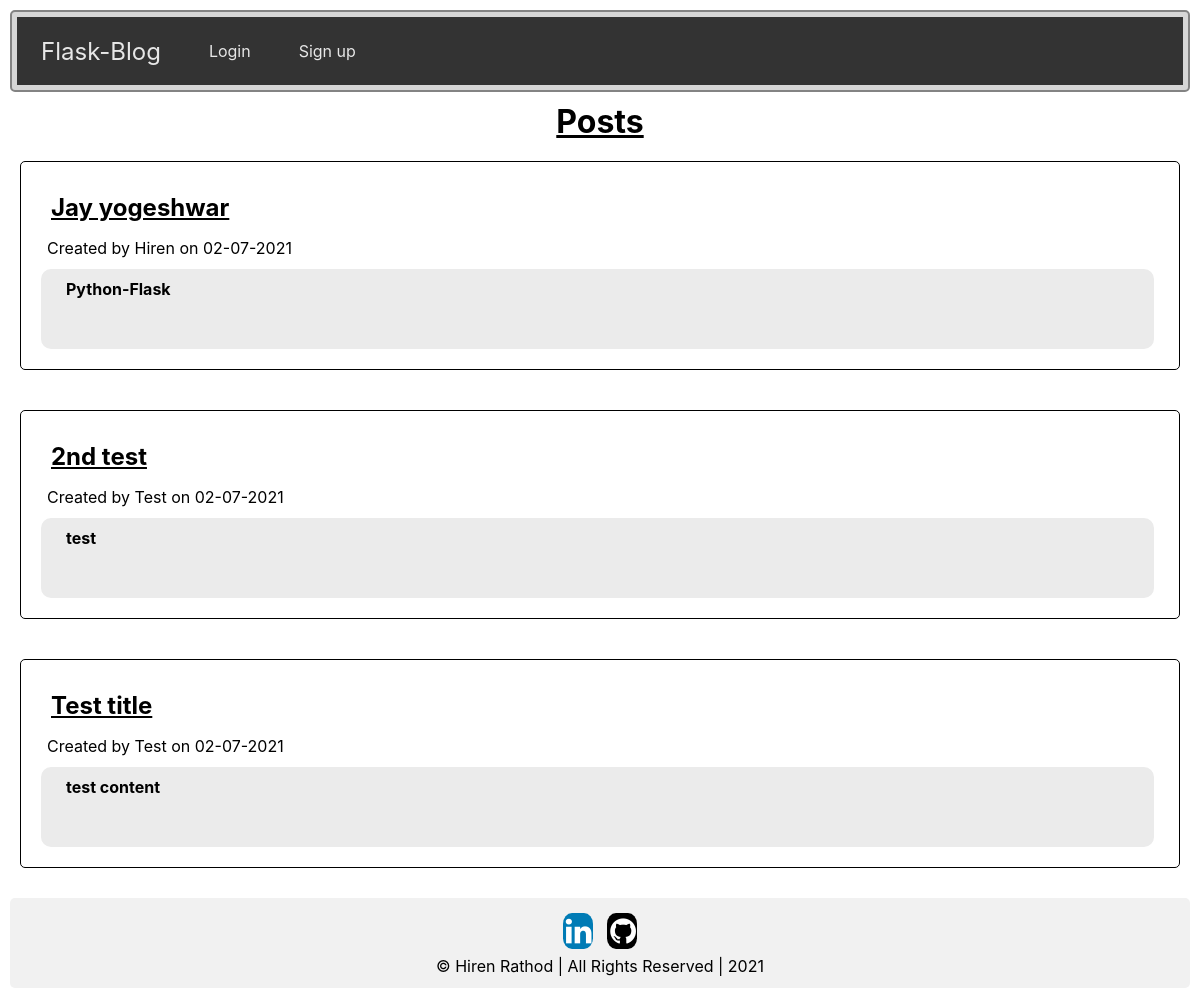
The page / on the database its author committed.
### website/models.py (models this page shows)
class Post(db.Model):
    id = db.Column(db.Integer, primary_key=True)
    title = db.Column(db.String(100), nullable= False)
    content = db.Column(db.String(5000), nullable= False)
    created = db.Column(db.DateTime, default=datetime.now(), nullable=False)
    user_id = db.Column(db.Integer, db.ForeignKey('user.id'), nullable= False)

class User(db.Model,UserMixin) :
    id = db.Column(db.Integer, primary_key= True)
    name = db.Column(db.String(150), nullable= False)
    email = db.Column(db.String(150), unique= True, nullable= False)
    password = db.Column(db.String(150), nullable= False)
    posts = db.relationship('Post', backref= 'author',lazy= 'dynamic')

### website/views.py (the view)
@views.route('/')
def home():
    posts = Post.query.order_by(Post.id.desc()).all()
    return render_template('home.html',posts = posts,user=current_user)

### website/templates/home.html (shortened to what this page needs)
{% extends "base.html" %}
{% block header %}
<h1 style="text-align: center;">{% block title %}Posts{% endblock %}</h1>
{% endblock %}
{% block content %}
{% for post in posts %}
<div class="row">
  <div class="leftcolumn">
    <div class="card">
      <h2>{{ post.title.capitalize() }}</h2>
      <p>Created by {{ post.author.name.capitalize() }} on {{ post.created.strftime('%d-%m-%Y') }}</p>
      <h4>{{ post.content}}</h4>
    </div>
  </div>
  </div><br>
{% endfor %}
<div class="footer">
  <a href="https://in.linkedin.com/in/hiren-rathod-1b20991b6" class="fa fa-linkedin" target="blank"></a>
  <a href="https://github.com/hiren054" class="fa fa-github" target="blank"></a>
  <p>&copy Hiren Rathod | All Rights Reserved | 2021</p>
</div>
{% endblock %}

### website/templates/base.html (shortened to what this page needs)
<!DOCTYPE html>
<html lang="en">
<head>
  <link rel="stylesheet" href="https://cdnjs.cloudflare.com/ajax/libs/font-awesome/4.7.0/css/font-awesome.min.css">
  <link type="text/css" rel="stylesheet" href="{{ url_for('static', filename='/style.css') }}">
</head>
<body>
  <div class="sticky">
  <nav class="navbar">
    <a href="/" class="brand">Flask-Blog</a>
    <ul>
      {% if current_user.is_authenticated %}
      <li>
        <h1 style="color: #ffffff;">{{ user.name.capitalize() }}</h1>
      </li>
      <li>
        <a href="{{ url_for('views.create') }}">New post</a>
      </li>
      <li>
        <a href="{{ url_for('auth.logout') }}">Logout</a>
      </li>
      {% else %}
      <li>
        <a href="{{ url_for('auth.login') }}">Login</a>
      </li>
      <li>
        <a href="{{ url_for('auth.signup') }}">Sign up</a>
      </li>
      {% endif %}
    </ul>
  </nav>
</div>
<header>
  {% block header %}{% endblock %}
</header>
  {% block content %} {% endblock%}
</body>
</html>

### website/static/style.css (style rules this page uses)
* { box-sizing: border-box; padding: 0; margin: 0; }
body { font-family: -apple-system, BlinkMacSystemFont, 'Segoe UI', Roboto, Oxygen, Ubuntu, Cantarell, 'Open Sans', 'Helvetica Neue', sans-serif; background-color: #ffffff; padding: 10px; }
html { height: auto; background-color: #f2f2f2 ; }
a { text-decoration: none; color: #377ba8; }
.navbar { background-color: #333333; display: flex; align-items:center; }
.navbar a { color: #e7e7e7; }
.navbar .brand { display: block; padding: 0 24px; font-size: 24px; }
.navbar ul { margin: 0; padding: 0; list-style-type: none; display: flex; align-items:center; justify-content: flex-start; }
.navbar ul li a { color: #e7e7e7; padding: 24px; display: block; }
.footer { background-color: #f1f1f1; padding: 10px; text-align: center; }
div.sticky { position: -webkit-sticky; position: sticky; top: 0; padding: 5px; background-color: #d6d6d6; border: 2px solid #838383; }
div { border-radius: 5px; padding: 10px; }
.fa { padding: 3px; font-size: 30px; width: 30px; text-align: center; text-decoration: none; bottom: 0; margin: 5px 5px; border-radius: 30%; }
.fa-github { background: black; color: white; }
.fa-linkedin { background: #007bb5; color: white; }
p { padding: 1px; margin: 1px; }
.leftcolumn { float: left; width: 100%; border: 1px solid black; padding: 5px; padding-top: 1px; padding-left: 5px; padding-bottom: 5px; }
.card { background-color: white; padding: 10px; margin-top: 5px; margin-right: 10px; }
.card h2 { padding: 10px; margin: 5px; background-color: #ffffff; text-decoration: underline; }
.card p { margin-bottom: 10px; margin-left: 10px; }
.card h4 { background-color: #ebebeb; padding-left: 25px; padding-bottom: 50px; padding-top: 10px; padding: auto; width: auto; border-radius: 10px; margin-bottom: 5px; margin-left: 5px; margin-top: 5px ; }
.row:after { content: ""; display: table; clear: both; }
header { padding: 10px; text-decoration: underline; }

### rows shown on the page
Post: title "Jay yogeshwar", author.name "Hiren", created "02-07-2021", content "Python-Flask"
Post: title "2nd test", author.name "Test", created "02-07-2021", content "test"
Post: title "Test title", author.name "Test", created "02-07-2021", content "test content"
